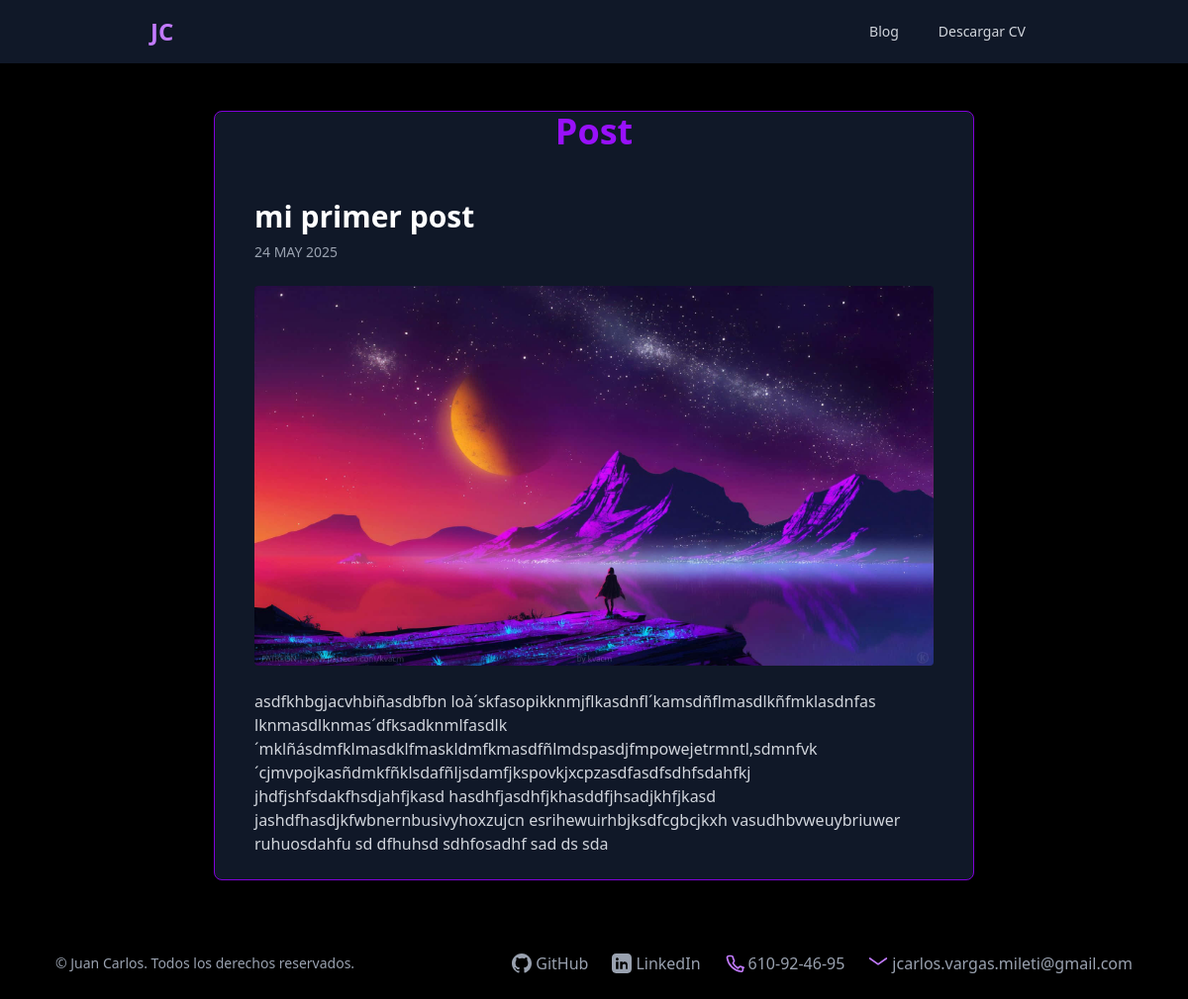
The page /blog/1 on the database its author committed.
### blog/models.py (models this page shows)
class Post(models.Model):
    title = models.CharField(max_length=100)
    descripcion = models.TextField()
    image   = models.ImageField(upload_to='blog/images')
    date =models.DateField(datetime.date.today)

### blog/views.py (the view)
# urls.py: path('<int:post_id>',post_detalle,name='post_detail')
def post_detalle(request,post_id):
    post=get_object_or_404(Post, pk=post_id)
    return render(request,'post_detalles.html',{"post":post})

### blog/templates/post_detalles.html
{% extends 'layout.html' %}
{% block content %}
<section class="max-w-3xl mx-auto my-12 px-4 bg-gray-900 rounded-lg shadow-lg border border-purple-700">
  <h1 class="text-4xl font-bold text-purple-600 mb-6 text-center">Post</h1>
  <article class="p-6">
    <h2 class="text-3xl font-semibold text-white mb-2">{{ post.title }}</h2>
    <h3 class="text-sm text-gray-400 uppercase mb-6">{{ post.date|date:'d M Y' }}</h3>
    <img src="{{ post.image.url }}" alt="{{ post.title }}" class="w-full rounded mb-6 object-cover max-h-96 mx-auto" />
    <div class="prose prose-invert text-gray-300 max-w-none">
      {{ post.descripcion|safe }}
    </div>
  </article>
</section>
{% endblock %}

### rows shown on the page
Post: title "mi primer post", date "24 MAY 2025", image (picture), descripcion "asdfkhbgjacvhbiñasdbfbn loà´skfasopikknmjflkasdnfl´kamsdñflmasdlkñfmklasdnfas lknmasdlknmas´dfksadknmlfasdlk´mklñásdmfklmasdklfmaskldmfkmasdfñlmdspasdjfmpowejetrmntl,sdmnfvk´cjmvpojkasñdmkfñklsdafñljsdamfjkspovkjxcpzasdfasdfsdhfsdahfkj jhdfjshfsdakfhsdjahfjkasd hasdhfjasdhfjkhasddfjhsadjkhfjkasd jashdfhasdjkfwbnernbusivyhoxzujcn esrihewuirhbjksdfcgbcjkxh vasudhbvweuybriuwer ruhuosdahfu sd dfhuhsd sdhfosadhf sad ds sda"
